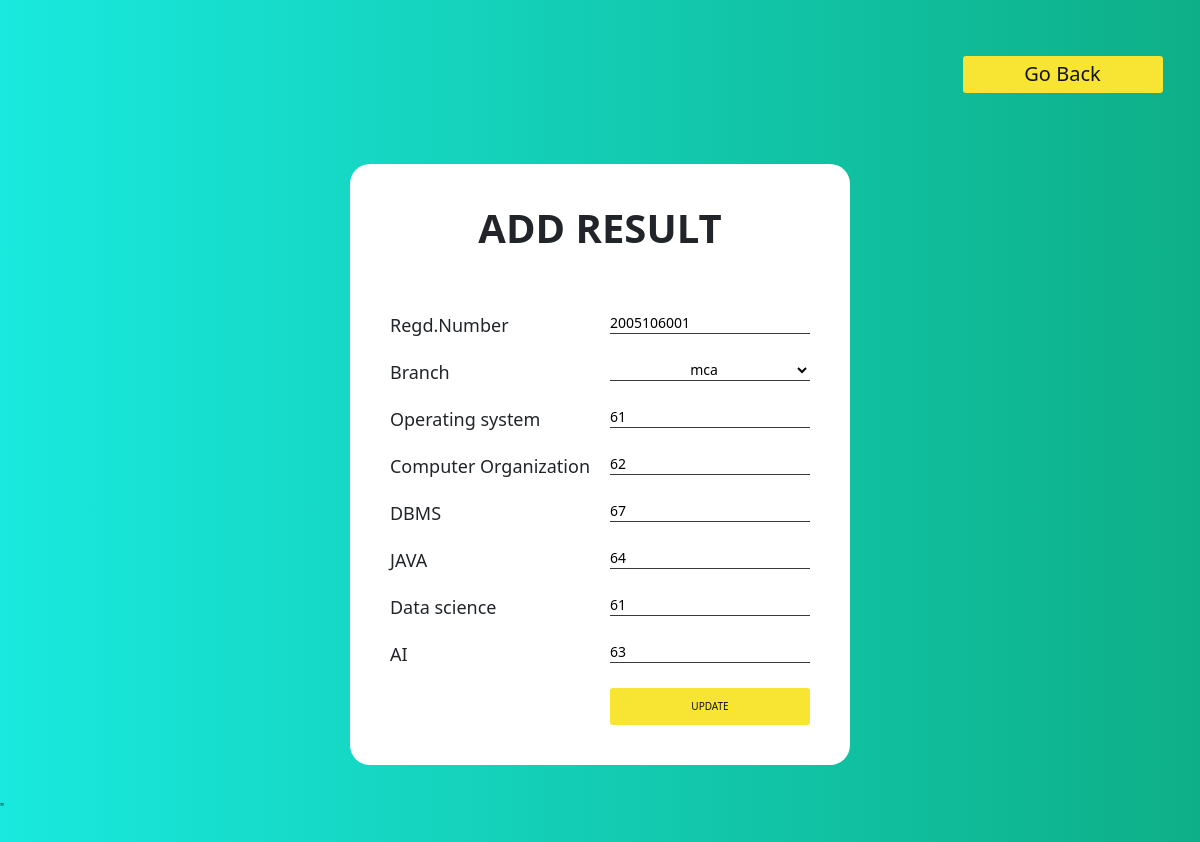
The page /resupdate.php?sid=4 on the database its author committed.
### tables this page shows
CREATE TABLE `result` (
  `res_id` int(11) NOT NULL,
  `res_reg` varchar(100) NOT NULL,
  `res_branch` varchar(100) NOT NULL,
  `os` int(11) NOT NULL,
  `co` int(11) NOT NULL,
  `java` int(11) NOT NULL,
  `dbms` int(11) NOT NULL,
  `ds` int(11) NOT NULL,
  `ai` int(11) NOT NULL
);

CREATE TABLE `branch` (
  `id` int(11) NOT NULL,
  `class` varchar(50) NOT NULL
);

### resupdate.php (the view, shortened to what this page needs)
<!DOCTYPE html>
<html lang="en">
<head>
    <link rel="stylesheet" href="css/style.css">
    <link rel="stylesheet" href="css/bootstrap.min.css">
</head>
<body>
    <section id="form1">
        <div class="container">
            <div class="formbox">
                <a href="managestudent.php" class="btn mybtn11">Go back</a>
                <form method="POST" action="<?php $_SERVER['PHP_SELF'] ?>">
                    <h1>Add Result</h1>
                    <?php
                    include "include/connection.php";
                    $id = $_GET['sid'];
                    $sup = "SELECT * FROM result left join branch on res_branch=branch.id WHERE res_id ={$id}";
                    $rup = mysqli_query($con, $sup) or die("Query failed");
                    if ($rp = mysqli_num_rows($rup) > 0) {
                        while ($rap = mysqli_fetch_assoc($rup)) {
                    ?>
                            <div class="formgroup">
                                <label>Regd.Number</label>
                                <input type="text" name="name" value="<?php echo $rap['res_reg'] ?>" placeholder="Enter Registration Number"><br>
                            </div>
                            <div class="formgroup">
                                <label>Branch</label>
                                <select name="brn">
                                    <option value="<?php echo $rap['res_branch'] ?>"><?php echo $rap['class'] ?></option>
                                </select><br>
                            </div>
                            <div class="formgroup">
                                <label>Operating system</label>
                                <input type="text" name="os" value="<?php echo $rap['os'] ?>"><br>
                            </div>
                            <div class="formgroup">
                                <label>Computer Organization</label>
                                <input type="text" name="co" value="<?php echo $rap['co'] ?>"><br>
                            </div>
                            <div class="formgroup">
                                <label>DBMS</label>
                                <input type="text" value="<?php echo $rap['dbms'] ?>" name="dbms"><br>
                            </div>
                            <div class="formgroup">
                                <label>JAVA</label>
                                <input type="text" value="<?php echo $rap['java'] ?>" name="java"><br>
                            </div>
                            <div class="formgroup">
                                <label>Data science</label>
                                <input type="text" value="<?php echo $rap['ds'] ?>" name="ds"><br>
                            </div>
                            <div class="formgroup">
                                <label>AI</label>
                                <input type="text" value="<?php echo $rap['ai'] ?>" name="ai"><br>
                            </div>
                            <input type="submit" name="sub" class="mybtnf" value="UPDATE">
                    <?php }
                    } ?>
                </form>
            </div>
        </div>"
    </section>
</body>
</html>

### css/style.css (style rules this page uses)
*, *::after, *::before { -webkit-box-sizing: border-box; box-sizing: border-box; margin: 0; padding: 0; }
h1, h2, h3, h4, h5, h6, p { margin: 0; }
html { font-size: 62.5%; scroll-behavior: smooth; }
body { font-family: "Roboto", sans-serif; font-size: 100%; font-weight: 400; overflow-x: hidden; }
a, a:hover { text-decoration: none; }
#form1 { background: linear-gradient(to right, #19e9de, #0daf87); height: 130vh; }
.formbox { height: 100vh; width: 100%; display: grid; place-items: center; }
.formbox form h1 { font-weight: 600; font-size: 4rem; text-align: center; text-transform: uppercase; margin-bottom: 3rem; padding-bottom: 3rem; }
.formbox form { background: white; padding: 4rem; border-radius: 20px; }
.formgroup { margin-top: 2rem; }
.formgroup label { font-size: 1.8rem; }
.formgroup input,.formgroup select { border: none; background: none; outline: none; float: right; width: 200px; border-bottom:1px solid rgba(29, 29, 29, 0.877); font-size: 1.4rem; margin-left: 2rem; }
option { text-align: center; font-size: 1.4rem; }
.mybtnf,.formbox a { border-radius: 3px ; background-color: rgb(248, 228, 51); color: rgb(19, 19, 19); height: 3.7rem; float: right; width: 200px; align-items: center; margin-top: 2rem; border: none; }
.formbox a { font-size: 2rem; text-transform: capitalize; margin-left: auto; }

### rows shown on the page
result: name "2005106001", brn "mca", os "61", co "62", dbms "67", java "64", ds "61", ai "63"
